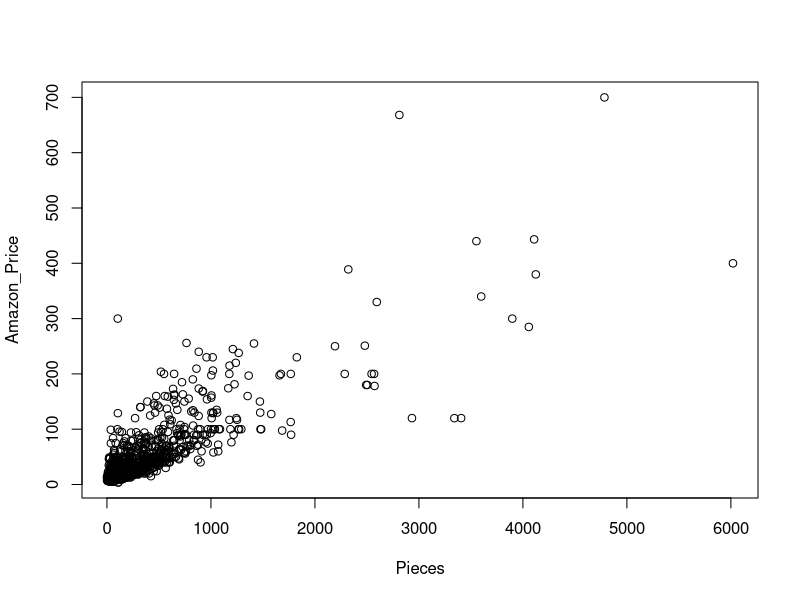
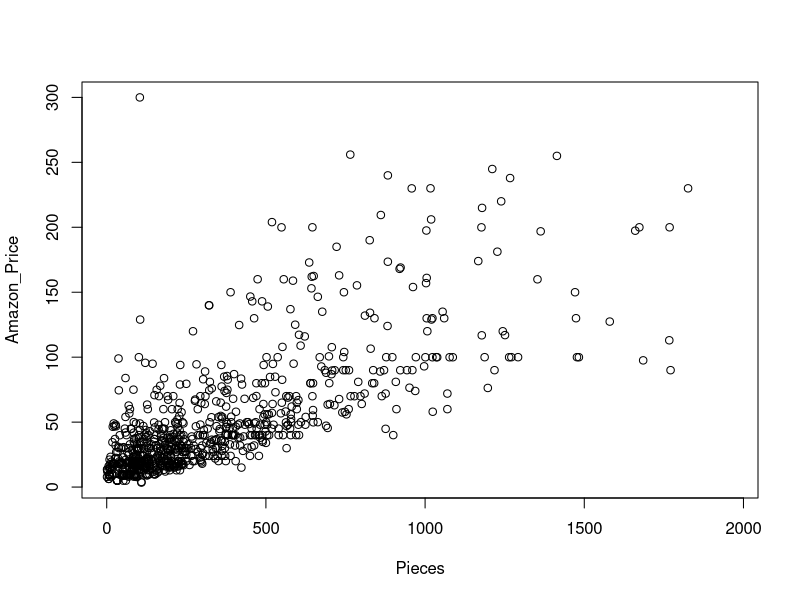
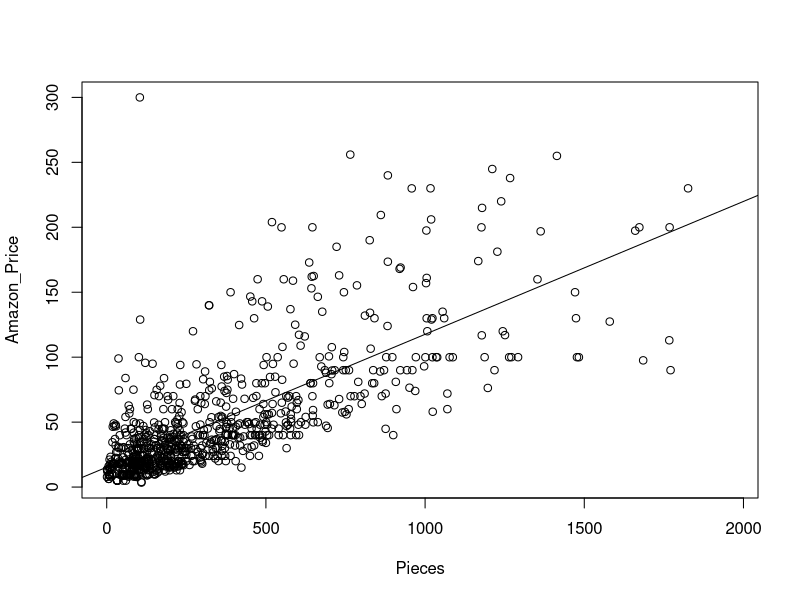
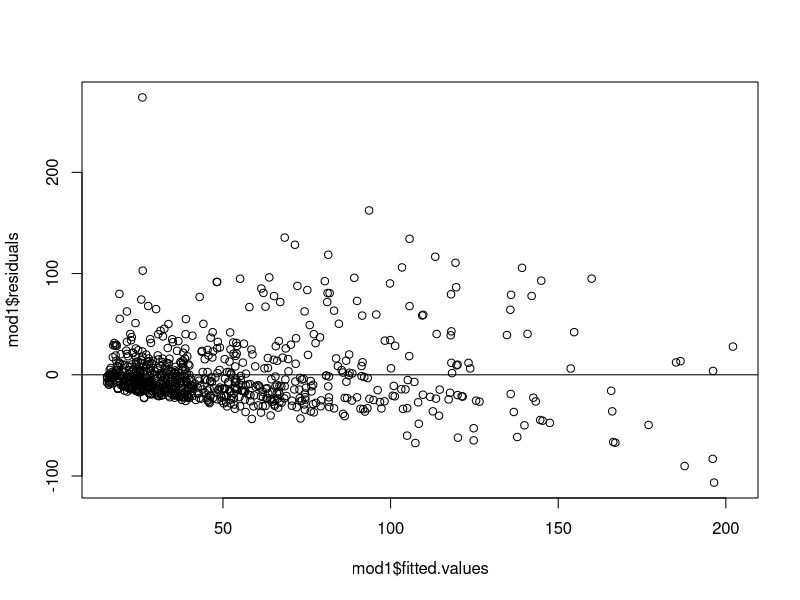
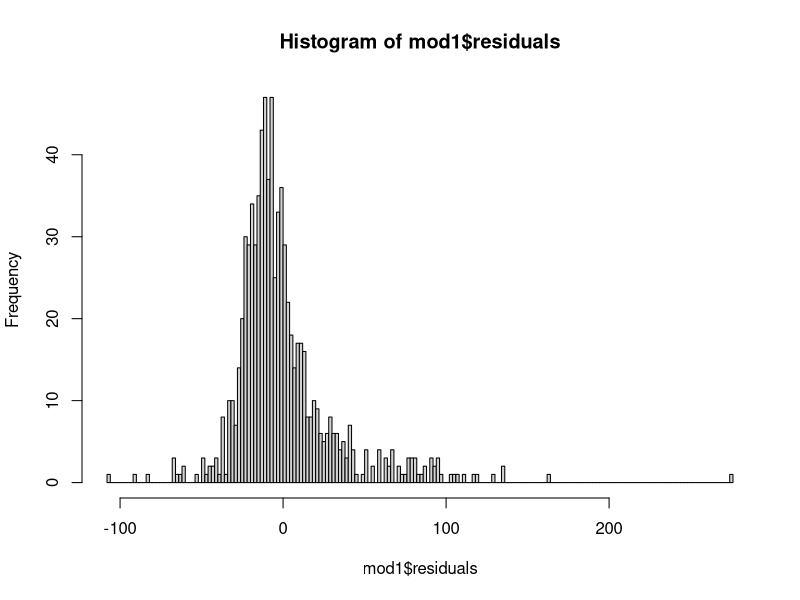
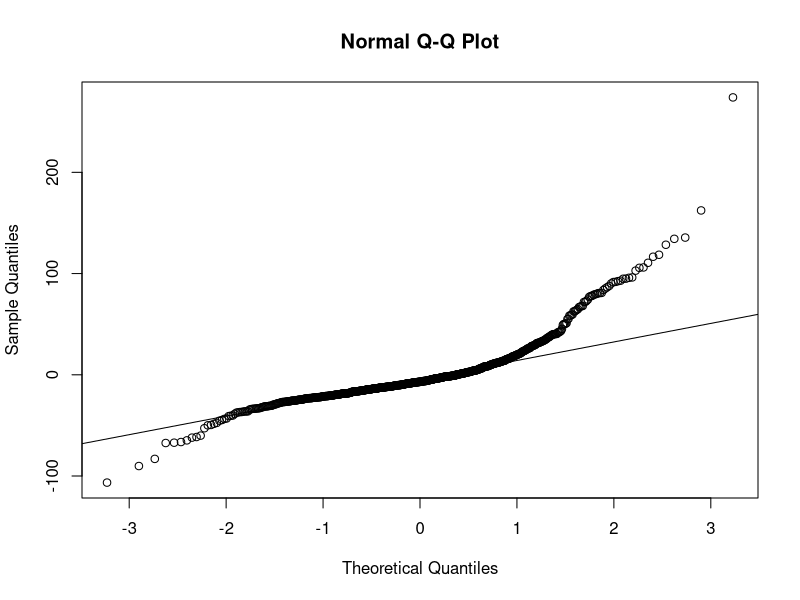
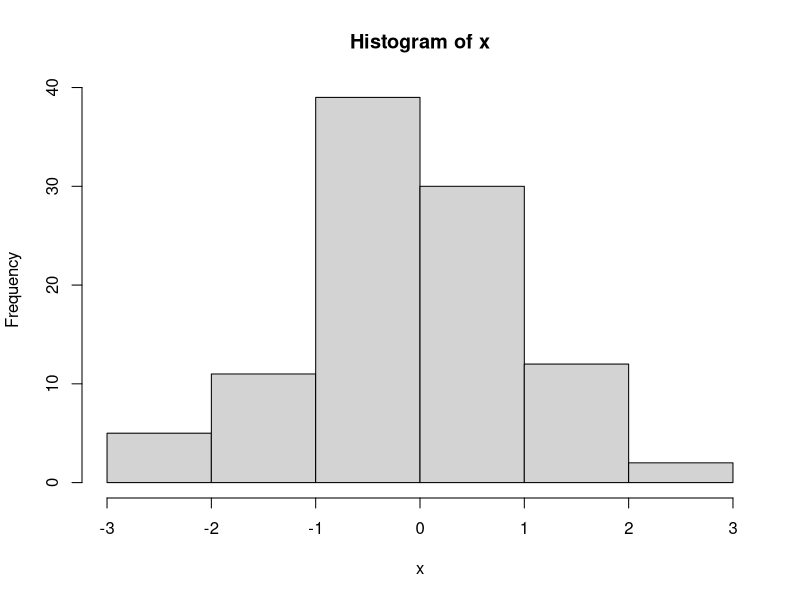
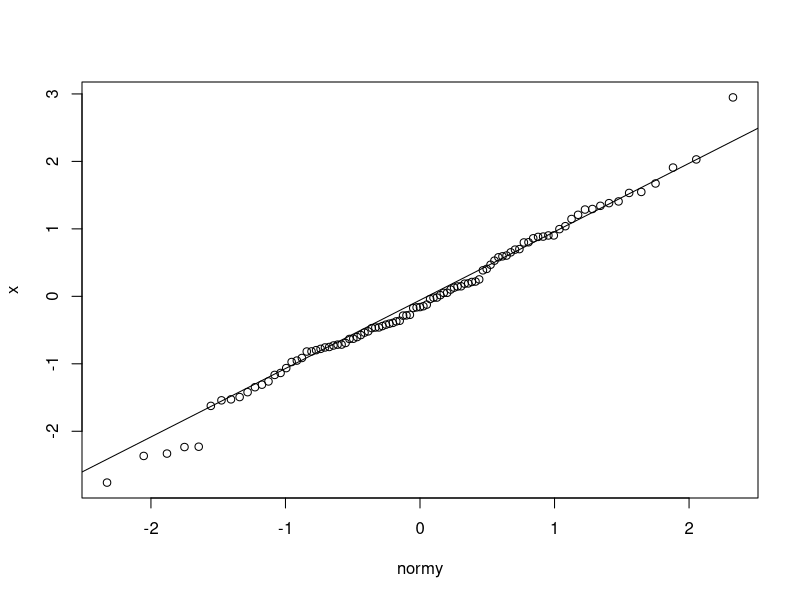

Reproduce these figures in R, in order.
## ---- chunk 1
library(readr)

lego <- read_csv("../lecture2/lego.csv")

head(lego)
## ---- chunk 2
# Use plot() to make scatter plots
plot(Amazon_Price~Pieces, lego)
# plot([y-variable]~[x-variable], dataframe)
## ---- chunk 3
# This step creates a new dataset of lego sets with less than 2000 pieces, so data is more clustered
lego_under_2k_pieces <- subset(lego, Pieces < 2000)
## ---- chunk 4
# Plotting data set with lego sets with less than 2000 pieces 
plot(Amazon_Price~Pieces, lego_under_2k_pieces)
## ---- chunk 5
# Use lm() to fit linear models of prices versus pieces
# The ~ here separates the response and explanatory variables.
lm(Amazon_Price~Pieces, lego_under_2k_pieces)
## ---- chunk 6
# we can save a fit into mod1, 
mod1 = lm(Amazon_Price~Pieces, lego_under_2k_pieces)
plot(Amazon_Price~Pieces, data=lego_under_2k_pieces)
abline(mod1)
## ---- chunk 7
# mod1 contains many useful objects.Use $ to extract them.
# mod1$residuals extracts residuals of the fit.
# mod1$fitted.values extracts the predictions of the response.

summary(mod1)
## ---- chunk 8
head(mod1$residuals)
head(mod1$fitted.values)
## ---- chunk 9
plot(mod1$residuals~mod1$fitted.values)
abline(0,0)
hist(mod1$residuals, breaks = 200)
qqnorm(mod1$residuals)
qqline(mod1$residuals)
## ---- chunk 10
#Sets randomization
set.seed(455001)
#Sample of 99 values from a Normal distribution; mean=0; sd=1; sorted ascending
x = sort(rnorm(99, 0, 1))
hist(x)
#list of integers 1 through 99.
y = c(1:99)

#z-scores of dataset of 99 values if perfectly normally distributed
#the z-score calculated relates to the percent of the data if taking the area of the left tail
normy = qnorm(y/100)
plot(x~normy)
qqline(x)
## ---- chunk 11
x = rnorm(804, 0, 31.35)
qqnorm(x)
qqline(x)
## ---- chunk 12
plot(mod1)
## ---- chunk 13
# Finding a dataset of lego sets with pieces under 1100
lego_under_1100_pieces <- subset(lego, lego$Pieces < 1100)

mod2 = lm(Amazon_Price~Pieces, data = lego_under_1100_pieces)
plot(Amazon_Price~Pieces, data = lego_under_1100_pieces)
abline(mod2)
hist(mod2$residuals)
qqnorm(mod2$residuals)
qqline(mod2$residuals)
